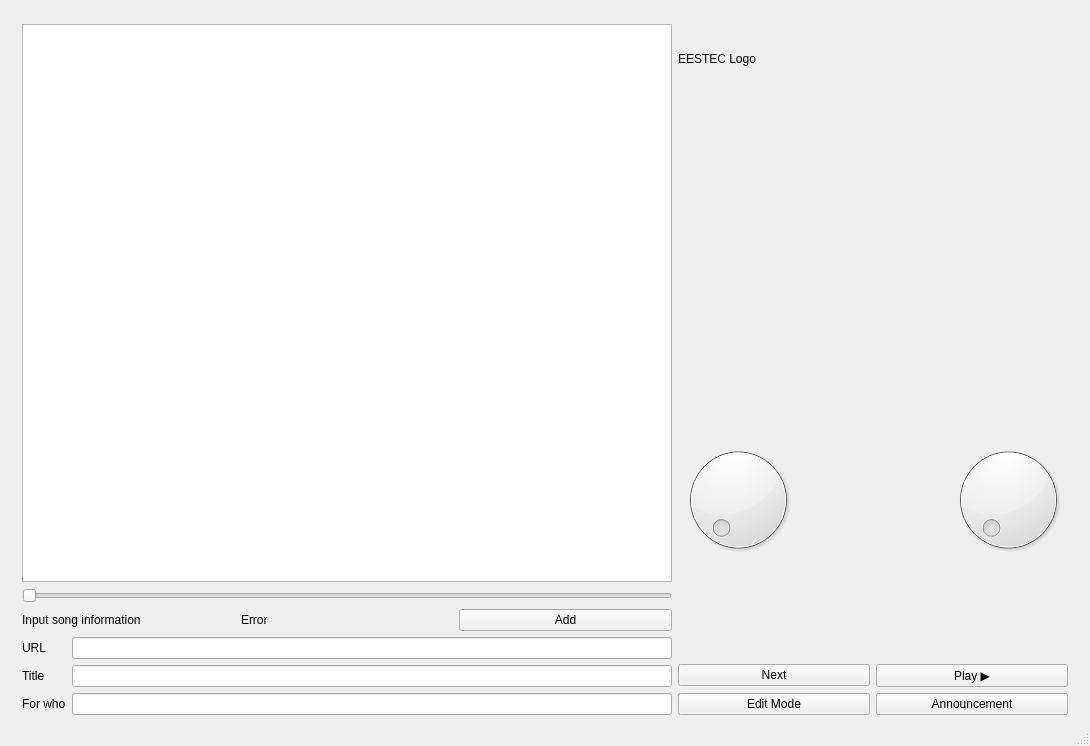
<?xml version="1.0" encoding="UTF-8"?>
<ui version="4.0">
 <class>MainWindow</class>
 <widget class="QMainWindow" name="MainWindow">
  <property name="geometry">
   <rect>
    <x>0</x>
    <y>0</y>
    <width>1090</width>
    <height>746</height>
   </rect>
  </property>
  <property name="windowTitle">
   <string>MainWindow</string>
  </property>
  <widget class="QWidget" name="centralwidget">
   <layout class="QHBoxLayout" name="horizontalLayout_7">
    <item>
     <spacer name="horizontalSpacer_2">
      <property name="orientation">
       <enum>Qt::Horizontal</enum>
      </property>
      <property name="sizeHint" stdset="0">
       <size>
        <width>40</width>
        <height>20</height>
       </size>
      </property>
     </spacer>
    </item>
    <item>
     <layout class="QHBoxLayout" name="horizontalLayout_6">
      <item>
       <layout class="QVBoxLayout" name="verticalLayout_5">
        <item>
         <spacer name="verticalSpacer_2">
          <property name="orientation">
           <enum>Qt::Vertical</enum>
          </property>
          <property name="sizeType">
           <enum>QSizePolicy::Fixed</enum>
          </property>
          <property name="sizeHint" stdset="0">
           <size>
            <width>20</width>
            <height>15</height>
           </size>
          </property>
         </spacer>
        </item>
        <item>
         <widget class="QListWidget" name="songList">
          <property name="minimumSize">
           <size>
            <width>650</width>
            <height>490</height>
           </size>
          </property>
         </widget>
        </item>
        <item>
         <widget class="QSlider" name="progressBar">
          <property name="orientation">
           <enum>Qt::Horizontal</enum>
          </property>
         </widget>
        </item>
        <item>
         <layout class="QVBoxLayout" name="verticalLayout">
          <item>
           <layout class="QHBoxLayout" name="horizontalLayout_5">
            <item>
             <widget class="QLabel" name="labelInfo">
              <property name="text">
               <string>Input song information</string>
              </property>
             </widget>
            </item>
            <item>
             <widget class="QLabel" name="labelError">
              <property name="text">
               <string>Error</string>
              </property>
             </widget>
            </item>
            <item>
             <widget class="QPushButton" name="addButton">
              <property name="text">
               <string>Add</string>
              </property>
             </widget>
            </item>
           </layout>
          </item>
          <item>
           <layout class="QHBoxLayout" name="horizontalLayout">
            <item>
             <layout class="QVBoxLayout" name="verticalLayout_2">
              <item>
               <widget class="QLabel" name="labelURL">
                <property name="text">
                 <string>URL</string>
                </property>
               </widget>
              </item>
              <item>
               <widget class="QLabel" name="labelTitle">
                <property name="text">
                 <string>Title</string>
                </property>
               </widget>
              </item>
              <item>
               <widget class="QLabel" name="labelCustomer">
                <property name="text">
                 <string>For who</string>
                </property>
               </widget>
              </item>
             </layout>
            </item>
            <item>
             <layout class="QVBoxLayout" name="verticalLayout_3">
              <item>
               <widget class="QLineEdit" name="editURL">
                <property name="text">
                 <string/>
                </property>
               </widget>
              </item>
              <item>
               <widget class="QLineEdit" name="editTitle"/>
              </item>
              <item>
               <widget class="QLineEdit" name="editCustomer"/>
              </item>
             </layout>
            </item>
           </layout>
          </item>
         </layout>
        </item>
       </layout>
      </item>
      <item>
       <layout class="QVBoxLayout" name="verticalLayout_6">
        <item>
         <widget class="QLabel" name="label">
          <property name="minimumSize">
           <size>
            <width>390</width>
            <height>0</height>
           </size>
          </property>
          <property name="maximumSize">
           <size>
            <width>16777215</width>
            <height>100</height>
           </size>
          </property>
          <property name="text">
           <string>EESTEC Logo</string>
          </property>
         </widget>
        </item>
        <item>
         <widget class="QYouTubePlayer" name="displayWidget" native="true">
          <property name="minimumSize">
           <size>
            <width>390</width>
            <height>220</height>
           </size>
          </property>
          <property name="maximumSize">
           <size>
            <width>390</width>
            <height>220</height>
           </size>
          </property>
         </widget>
        </item>
        <item>
         <layout class="QHBoxLayout" name="horizontalLayout_4">
          <item>
           <widget class="QDial" name="dialSound">
            <property name="sizePolicy">
             <sizepolicy hsizetype="Preferred" vsizetype="Preferred">
              <horstretch>0</horstretch>
              <verstretch>0</verstretch>
             </sizepolicy>
            </property>
            <property name="minimumSize">
             <size>
              <width>120</width>
              <height>0</height>
             </size>
            </property>
           </widget>
          </item>
          <item>
           <spacer name="horizontalSpacer">
            <property name="orientation">
             <enum>Qt::Horizontal</enum>
            </property>
            <property name="sizeHint" stdset="0">
             <size>
              <width>40</width>
              <height>20</height>
             </size>
            </property>
           </spacer>
          </item>
          <item>
           <widget class="QDial" name="dialVibe">
            <property name="minimumSize">
             <size>
              <width>120</width>
              <height>0</height>
             </size>
            </property>
           </widget>
          </item>
         </layout>
        </item>
        <item>
         <layout class="QVBoxLayout" name="verticalLayout_4">
          <item>
           <layout class="QHBoxLayout" name="horizontalLayout_2">
            <item>
             <widget class="QPushButton" name="nextButton">
              <property name="text">
               <string>Next</string>
              </property>
             </widget>
            </item>
            <item>
             <widget class="QPushButton" name="playButton">
              <property name="text">
               <string>Play ▶</string>
              </property>
              <property name="checkable">
               <bool>true</bool>
              </property>
             </widget>
            </item>
           </layout>
          </item>
          <item>
           <layout class="QHBoxLayout" name="horizontalLayout_3">
            <item>
             <widget class="QPushButton" name="pushButton_5">
              <property name="text">
               <string>Edit Mode</string>
              </property>
              <property name="checkable">
               <bool>false</bool>
              </property>
             </widget>
            </item>
            <item>
             <widget class="QPushButton" name="announcementButton">
              <property name="text">
               <string>Announcement</string>
              </property>
              <property name="checkable">
               <bool>true</bool>
              </property>
             </widget>
            </item>
           </layout>
          </item>
         </layout>
        </item>
       </layout>
      </item>
     </layout>
    </item>
    <item>
     <spacer name="horizontalSpacer_3">
      <property name="orientation">
       <enum>Qt::Horizontal</enum>
      </property>
      <property name="sizeHint" stdset="0">
       <size>
        <width>40</width>
        <height>20</height>
       </size>
      </property>
     </spacer>
    </item>
   </layout>
  </widget>
  <widget class="QMenuBar" name="menubar">
   <property name="geometry">
    <rect>
     <x>0</x>
     <y>0</y>
     <width>1090</width>
     <height>26</height>
    </rect>
   </property>
  </widget>
  <widget class="QStatusBar" name="statusbar"/>
 </widget>
 <customwidgets>
  <customwidget>
   <class>QYouTubePlayer</class>
   <extends>QWidget</extends>
   <header>QYouTubePlayer</header>
   <container>1</container>
  </customwidget>
 </customwidgets>
 <resources/>
 <connections/>
</ui>
